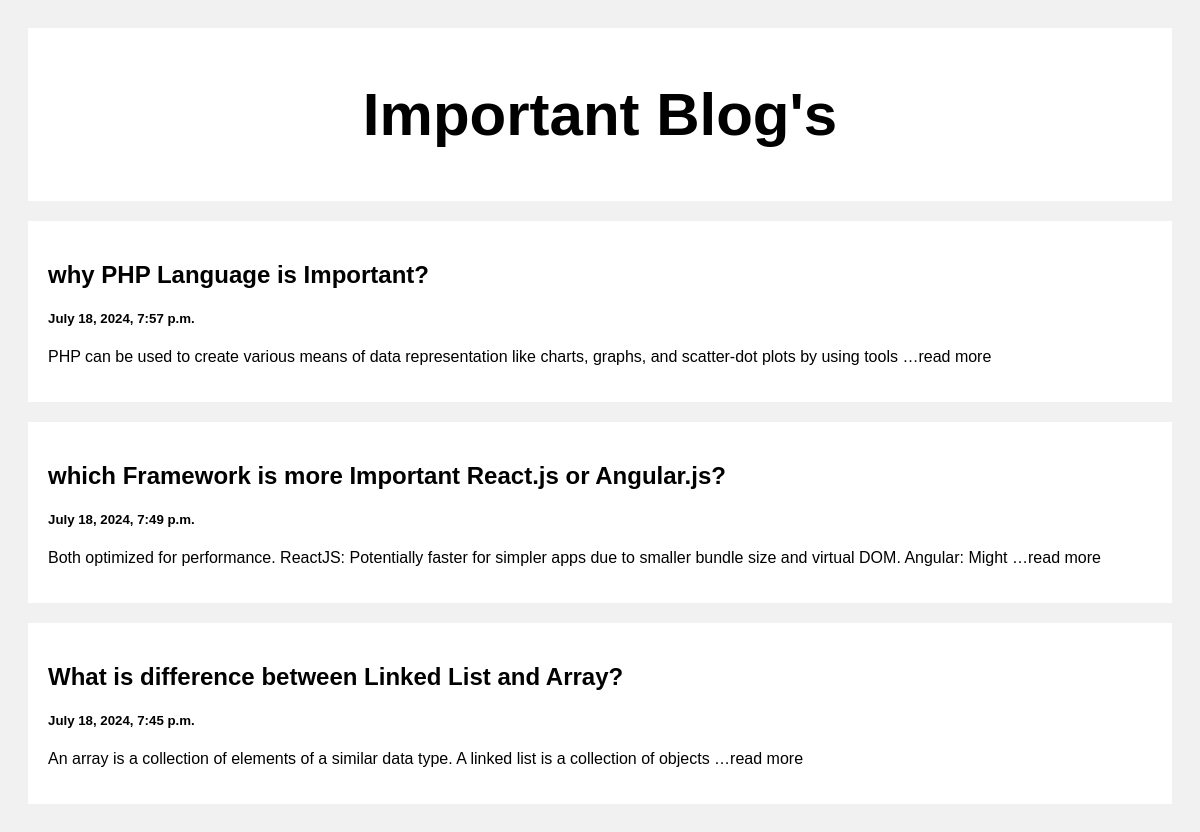
The page / on the database its author committed.
### posts/models.py (models this page shows)
class Post(models.Model):
    title = models.CharField(max_length=100)
    body = models.CharField(max_length=100000)
    created_at = models.DateTimeField(default=datetime.now,blank=True)

### posts/views.py (the view)
# urls.py: path('',views.index,name='index'),
def index(request):
    posts = Post.objects.all()
    return render(request,'index.html',{'posts': posts})

### templates/index.html (shortened to what this page needs)
<!DOCTYPE html>
<html>
<head>
</head>
<body>
<div class="header">
  <h2>Important Blog's</h2>
</div>
<div class="row">
  <div class="leftcolumn">
    {% for post in posts reversed %}
    <div class="card">
      <a style="text-decoration: none; color: black;" href="/post/{{post.id}}">
        <h2>{{post.title}}</h2>
        <h5>{{post.created_at}}</h5>
        <p>{{post.body|truncatewords:20}}read more</p>
      </a>
    </div>
    {% endfor %}
  </div>
</div>
</body>
</html>

### templates/index.html (style rules this page uses)
* { box-sizing: border-box; }
body { font-family: Arial; padding: 20px; background: #f1f1f1; }
.header { padding: 2px; font-size: 40px; text-align: center; background: white; }
.leftcolumn { float: left; width: 100%; }
.card { background-color: white; padding: 20px; margin-top: 20px; }
.row:after { content: ""; display: table; clear: both; }

### rows shown on the page
Post: title "why PHP Language is Important?", created_at "July 18, 2024, 7:57 p.m.", body "PHP can be used to create various means of data representation like charts, graphs, and scatter-dot plots by using tools …"
Post: title "which Framework is more Important React.js or Angular.js?", created_at "July 18, 2024, 7:49 p.m.", body "Both optimized for performance. ReactJS: Potentially faster for simpler apps due to smaller bundle size and virtual DOM. Angular: Might …"
Post: title "What is difference between Linked List and Array?", created_at "July 18, 2024, 7:45 p.m.", body "An array is a collection of elements of a similar data type. A linked list is a collection of objects …"
